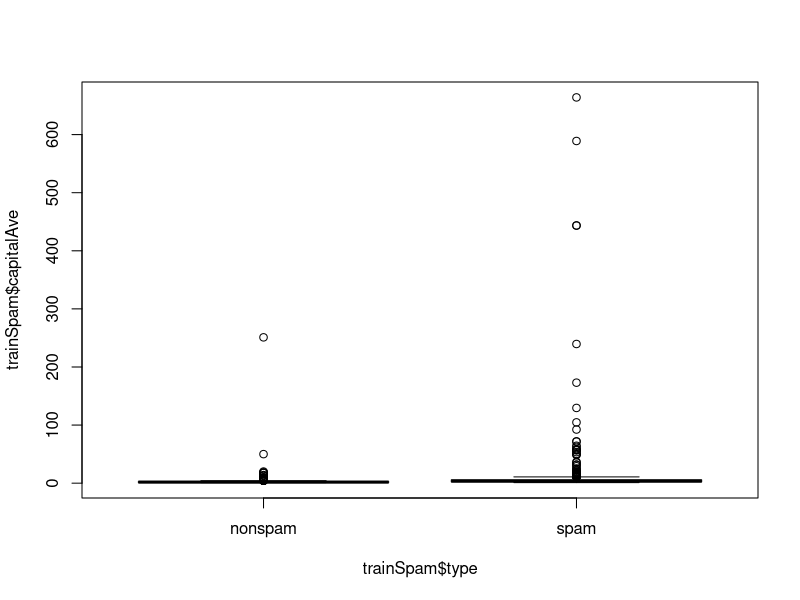
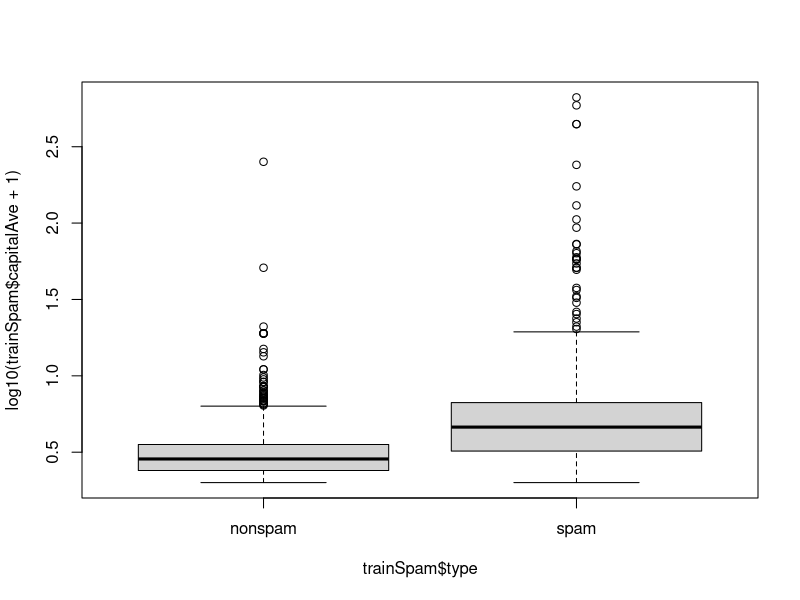
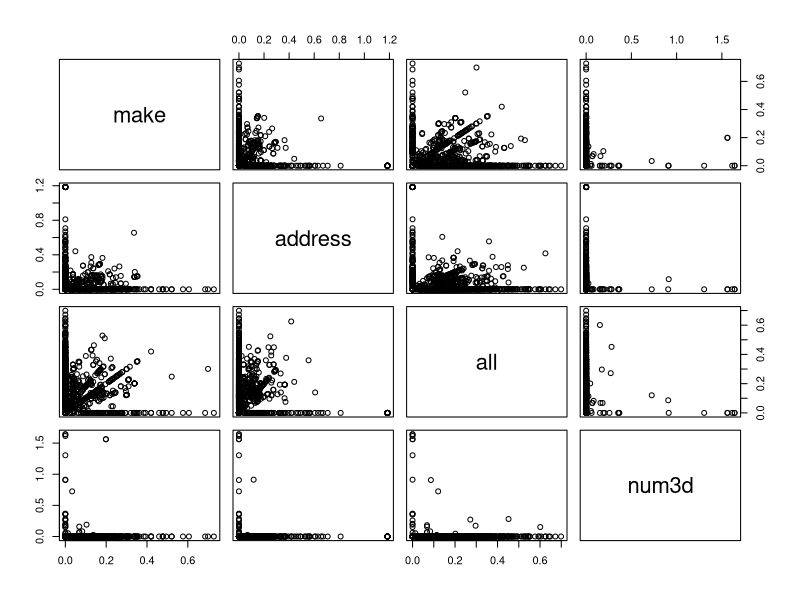
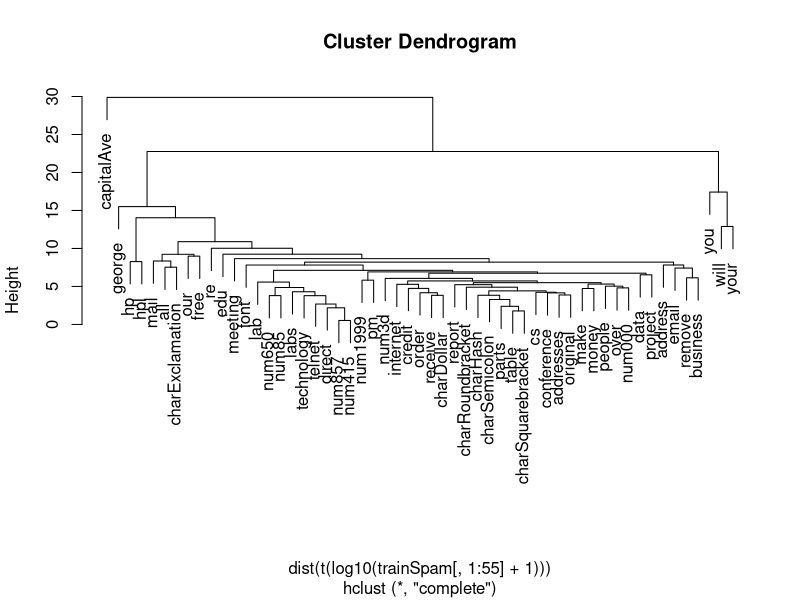

Write R code to recreate these figures, in order.

library("kernlab")
data("spam")

set.seed(3435)
trainIndicator <- rbinom(4601, size = 1, prob = 0.5)
table(trainIndicator)

trainSpam <- spam[trainIndicator == 1, ]
testSpam <- spam[trainIndicator == 0, ]

names(trainSpam)

table(trainSpam$type)

plot(trainSpam$capitalAve ~ trainSpam$type)

plot(log10(trainSpam$capitalAve + 1) ~ trainSpam$type)

plot(log10(trainSpam[, 1:4] + 1))

hCluster <- hclust(dist(t(log10(trainSpam[, 1:55] + 1))))
plot(hCluster)

trainSpam$numType <- as.numeric(trainSpam$type) - 1

costFunction <- function(x, y) sum(x != (y > 0.5))

cvError <- rep(NA, 55)

library(boot)

for (i in 1:55) {
    lmFormula <- reformulate(names(trainSpam)[i], response = "numType")
    glmFit <- glm(lmFormula, family = "binomial", data = trainSpam)
    cvError[i] <- cv.glm(trainSpam, glmFit, costFunction, 2)$delta[2]
}

## Which predictor has minimum cross-validate error?
names(trainSpam)[which.min(cvError)]

## Use the best model from the group

predictionModel <- glm (numType ~ charDollar, family = "binomial", data = trainSpam)

## Get predictions on the test set

predictionTest <- predict(predictionModel, testSpam)

predictedSpam <- rep("nonspam", dim(testSpam)[1])

## Classify as 'spam' for those with prob > 0.5

predictedSpam[predictionModel$fitted > 0.5] = "spam"

## Classification table

table(predictedSpam, testSpam$type)

## Error rate
(61 + 458) / (1346 + 458 + 61 + 449)
